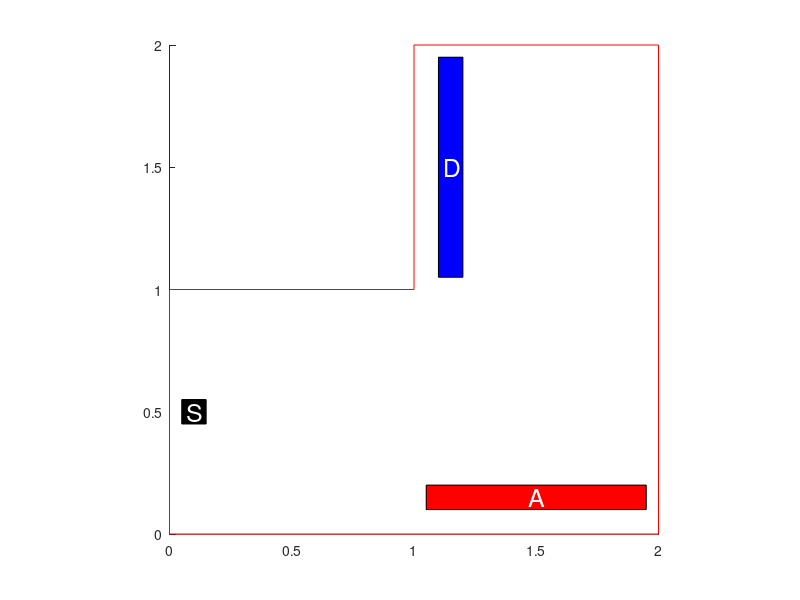

Here is the MATLAB script that generated this plot:
clear all; clc;
heatX  = 1.5; %coord for center of heater
heatY  = 0.15;
heatdx = 0.45; %half width of heater
heatdy = 0.05;
winX   = 1.15; %coord for center of window
winY   = 1.5;
windx  = 0.05; %half width of window
windy  = 0.45;
senX   = 0.1; %coord for center of sensor
senY   = 0.5;  %it varies in search of the optimal
sendx  = 0.05;  %half width of sensor
sendy  = 0.05;
roomCornersCoord = [0,0,1,1,2,2,0,1,1,2,2,0]; % first x then y
wantRefinedMesh  = 0; %refine act-dist of mesh more, 1 yes 0 no 
a = 1; % not sure what these values represent
c = 1;
f = 0; % dummy f , later defined properly
disturbStrength = 2000;
actStrength = 1;
stateWeightInCost   = 1000;
controlWeightInCost = 1;
stateWeightInSen    = 1;
disturbWeightInSen  = 1;
refineActSen        = 0;
wantRefinedMesh     = 0;

resolution = 0.05; % distance between adjacent points in simulation
senXPos = sendx:resolution:2-sendx; %possible sensor x coordinates
senYPos = sendy:resolution:2-sendy; %possible sensor y coordinates
h2scores = zeros(length(senXPos),length(senYPos));
% 
% %[p,e,t] = getMesh(heatX,heatY,heatdx,heatdy,...
%     winX ,winY ,windx ,windy ,...
%     senX ,senY ,sendx ,sendy ,...
%     roomCornersCoord,wantRefinedMesh,refineActSen);
 
clf;
hold on;    
%pdemesh(p,e,t);
room = fill([0,0,1,1,2,2],[0,1,1,2,2,0],'w');
set(room,'EdgeColor',[1,0,0]);
fill([winX-windx,winX-windx,winX+windx,winX+windx],[winY-windy,winY+windy,winY+windy,winY-windy],'b');
fill([heatX-heatdx,heatX-heatdx,heatX+heatdx,heatX+heatdx],[heatY-heatdy,heatY+heatdy,heatY+heatdy,heatY-heatdy],'r');
fill([senX-sendx,senX-sendx,senX+sendx,senX+sendx],[senY-sendy,senY+sendy,senY+sendy,senY-sendy],'k');
text(winX-0.03, winY, 'D', 'Color', [1,1,1],'FontSize', 18);
text(heatX-0.03, heatY, 'A', 'Color', [1,1,1],'FontSize', 18);
text(senX-0.03, senY, 'S', 'Color', [1,1,1],'FontSize', 18);
axis square;
hold off;
